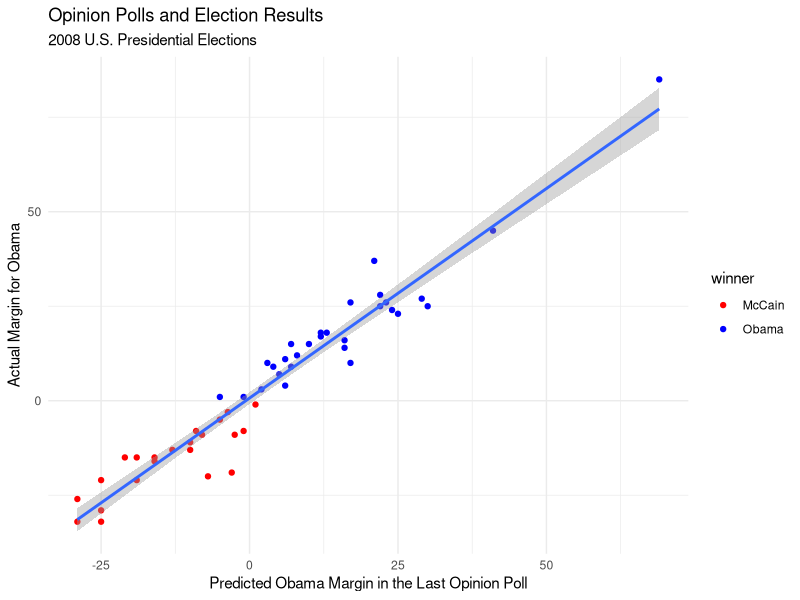
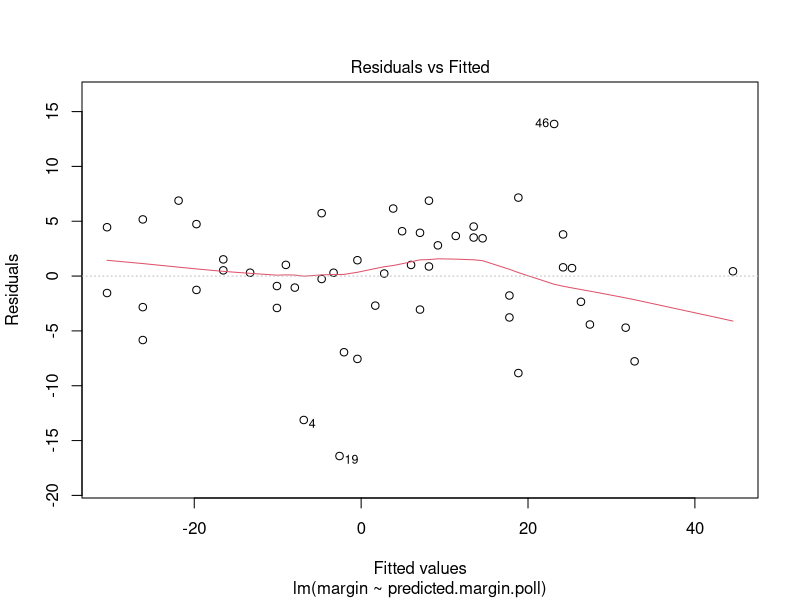
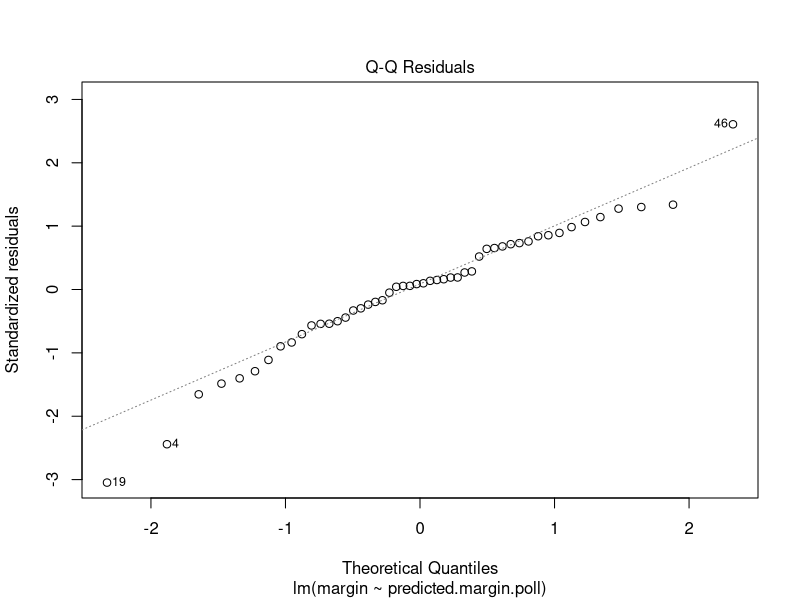
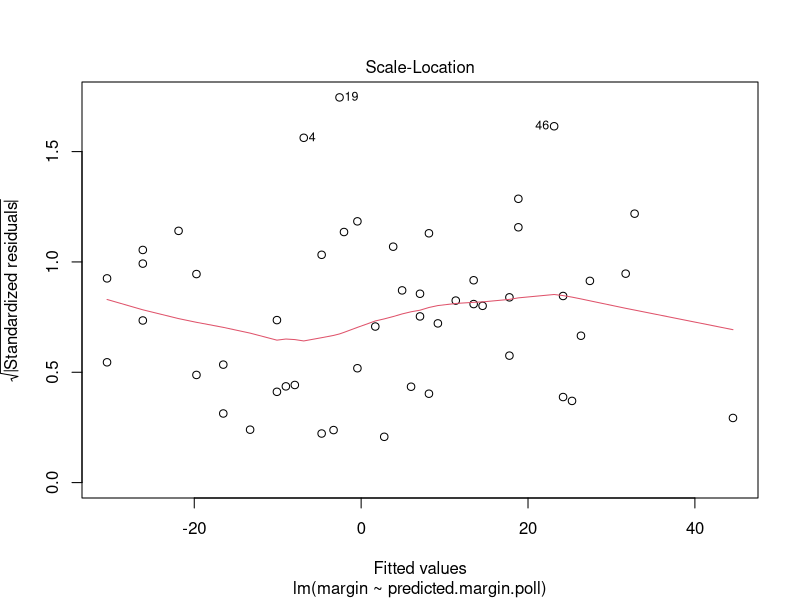
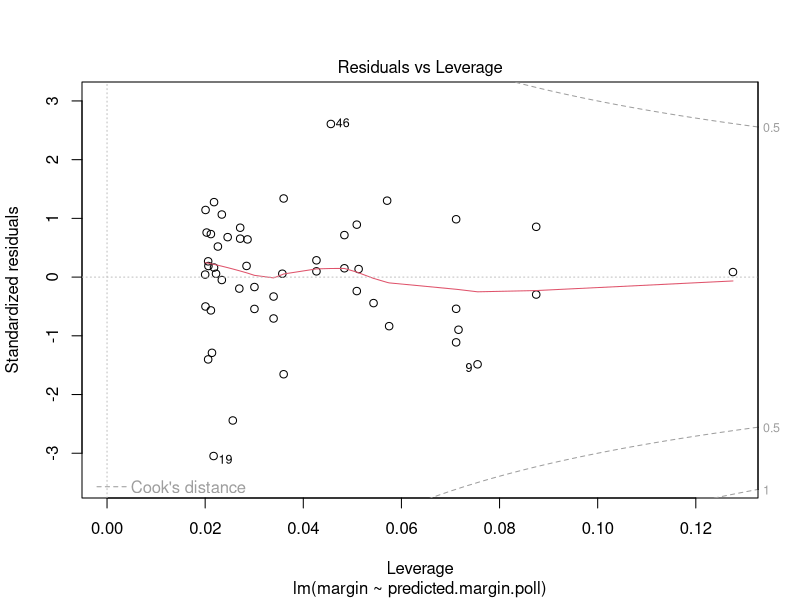
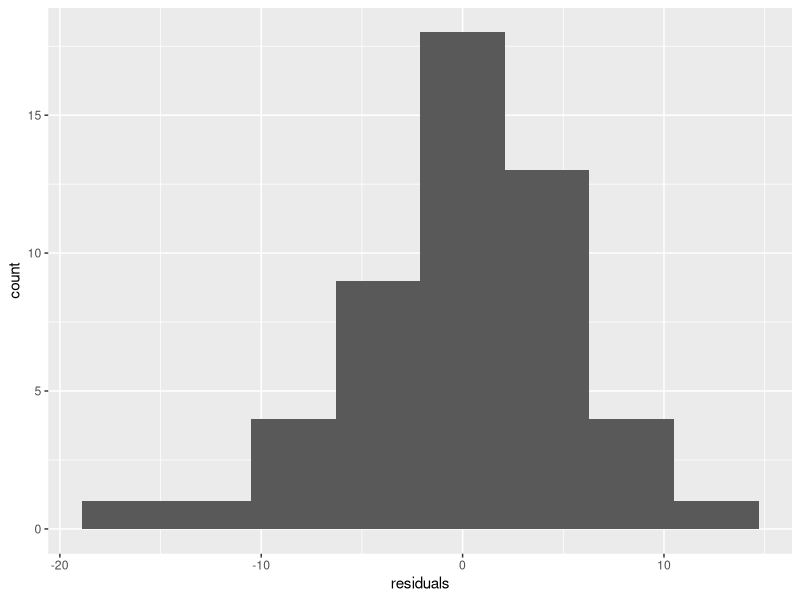
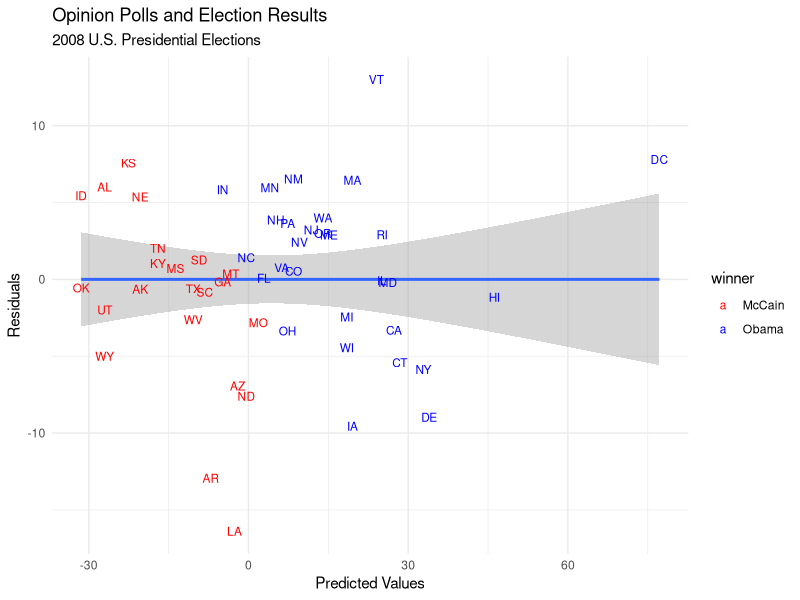
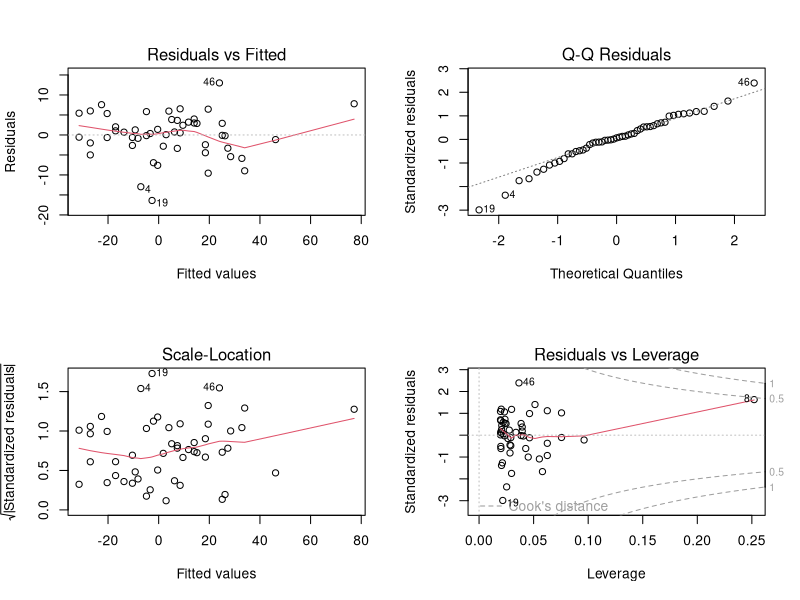

Write R code to recreate these figures, in order.
setwd("D:\\Dropbox\\My projects\\Courses\\QT_Analysis\\website\\pages\\m10\\data")
library(ggplot2)
poll08 <- read.csv("pres08data.csv")

names(poll08)

poll08$winner <- "Obama"
poll08$winner[poll08$Obama < poll08$McCain] <- "McCain"
table(poll08$winner)

ggplot(poll08, aes(x=predicted.margin.poll, y=margin))+
  geom_point(aes(color=winner))+
  scale_color_manual(values=c("red", "blue"))+
  geom_smooth(method='lm')+
  labs(title="Opinion Polls and Election Results",
       subtitle="2008 U.S. Presidential Elections",
       x="Predicted Obama Margin in the Last Opinion Poll",
       y="Actual Margin for Obama")+
  theme_minimal()

model <- lm(margin~predicted.margin.poll, data=poll08)
summary(model)

model_no_dc <- lm(margin~predicted.margin.poll, data=poll08[poll08$state  != "DC", ])
summary(model_no_dc)
plot(model_no_dc)

poll08$residuals <- model$residuals
poll08$predicted <- predict(model)

ggplot(poll08, aes(x=residuals))+
  geom_histogram(bins = 8)

mean(poll08$residuals)


ggplot(poll08, aes(x=predicted, y=residuals))+
  geom_smooth(method="lm")+
  labs(title="Opinion Polls and Election Results",
       subtitle="2008 U.S. Presidential Elections",
       x="Predicted Values",
       y="Residuals")+
  geom_text(aes(label=state, color=winner),
            size=3)+
  scale_color_manual(values=c("red", "blue"))+
  theme_minimal()

par(mfrow=c(2,2))

plot(model)


ggplot(poll08, aes(x=predicted, y=residuals))+
  geom_point(aes(color=winner))+
  labs(title="Opinion Polls and Election Results",
       subtitle="2012 U.S. Presidential Elections",
       x="Predicted Values",
       y="Residuals")+
  geom_text(aes(label=state),
            position = position_dodge(width = 5), 
            size=3)+
  theme_minimal()

ggplot(poll08, aes(x=seq(residuals), y=residuals))+
  geom_point(aes(color=winner))+
  labs(title="Opinion Polls and Election Results",
       subtitle="2012 U.S. Presidential Elections",
       x="Sequence Variable",
       y="Residuals")+
  geom_text(aes(label=state),
            position = position_dodge(width = 5), 
            size=3)+
  theme_minimal()


